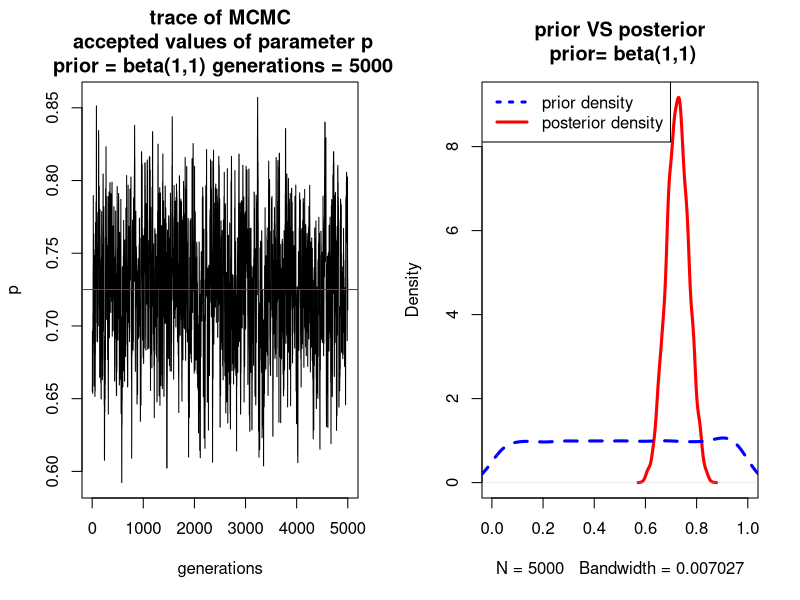

Reproduce this figure in R.

"Simulate Bayesian Update using Acceptance Probability 

Example from https://www.r-bloggers.com/understanding-bayesian-inference-with-a-simple-example-in-r/
check also - http://www.sumsar.net/ 
Coin flipping experiment, which wemodel with a binomial distribution: binomial(n, p)

n = the number of tosses
p = probability to obtain a head. 

Query: given the number of tosses and the number of heads (h), 
what is the probability p of obtaining heads?

"

# Step 1) Set an initial value for p (prior)
p <- runif(1, 0, 1)  #(random value from 0 to 1)

#Step 2) Propose a new value of p, called p-prime.
p_prime <- p + runif(1, -0.05, 0.05)

#Step 3) Compute the acceptance probability of this new value for the parameter. 
#We have to check if the new value improves the posterior probability given our data. 
#This can be seen as the ratio: Pr(p_prime|h) / Pr(p|h).

"The advantage of this method is that we avoid to compute the marginal likelihood, 
that is often difficult to obtain with more complex models.

Let's stop here a little bit to explain each term of this equation."

#Likehood as a binomial function
likelihood <- function(h, n, p){  
  lh <- dbinom(h, n, p)  
  lh  
}  

#prior as a beta function
dbeta(p, 1, 1)

# Set the numer of tosses.  
n <- 100
# Set the number of heads obtained.  
h <- 73  

"Now, the acceptance probability (R, see equations in Step 3) will
be the minimum value: 1 or the ratio of posterior
probabilities given the different p. We express this equation in R language as follows"

R <- likelihood(h,n,p_prime)/likelihood(h,n,p) * (dbeta(p_prime,1,1)/dbeta(p,1,1))  

posterior <- data.frame()  

# Set the lenght of the loop (Marcov Chain, number of iterations).  
nrep <- 5000  
# Start the loop (MCMC)  
for (i in 1:nrep) {  
  # Obtain a new proposal value for p  
  p_prime <- p + runif(1, -0.05,0.05)  
  # Avoid values out of the range 0 - 1  
  if (p_prime < 0) {p_prime <- abs(p_prime)}  
  if (p_prime > 1) {p_prime <- 2 - p_prime}  
  # Compute the acceptance proability using our likelihood function and the  
  # beta(1,1) distribution as our prior probability.  
  R <- likelihood(h,n,p_prime)/likelihood(h,n,p) * (dbeta(p_prime,1,1)/dbeta(p,1,1))  
  # Accept or reject the new value of p  
  if (R > 1) {R <- 1}  
  random <- runif (1,0,1)  
  if (random < R) {  
    p <- p_prime  
  }  
  # Store the likelihood of the accepted p and its value  
  posterior[i,1] <- log(likelihood(h, n, p))  
  posterior[i,2] <- p  
  print(i)  
}  

###################
# PLOTTING

par(mfrow= c(1,2))  
prior <- rbeta(5000, 1,1)  
plot(1:5000 ,posterior$V2, cex=0, xlab = "generations", ylab = "p",  
     main = "trace of MCMC\n accepted values of parameter p\n prior = beta(1,1) generations = 5000")  
lines(1:5000, posterior$V2, cex=0)  
abline(h=mean(posterior$V2), col="red")  
plot(density(posterior$V2), xlim = c(min(min(prior),min((posterior$V2))), max(max(prior),max((posterior$V2)))),   
     ylim = c(0, max(max(density(prior)$y),max((density(posterior$V2)$y)))), main= "prior VS posterior\n prior= beta(1,1)",  
     lwd=3, col="red")  
lines(density(prior), lwd=3, lty=2, col="blue")  
legend("topleft", legend=c("prior density","posterior density"),  
       col=c("blue","red"), lty=c(3,1), lwd=c(3,3), cex = 1)

###############################